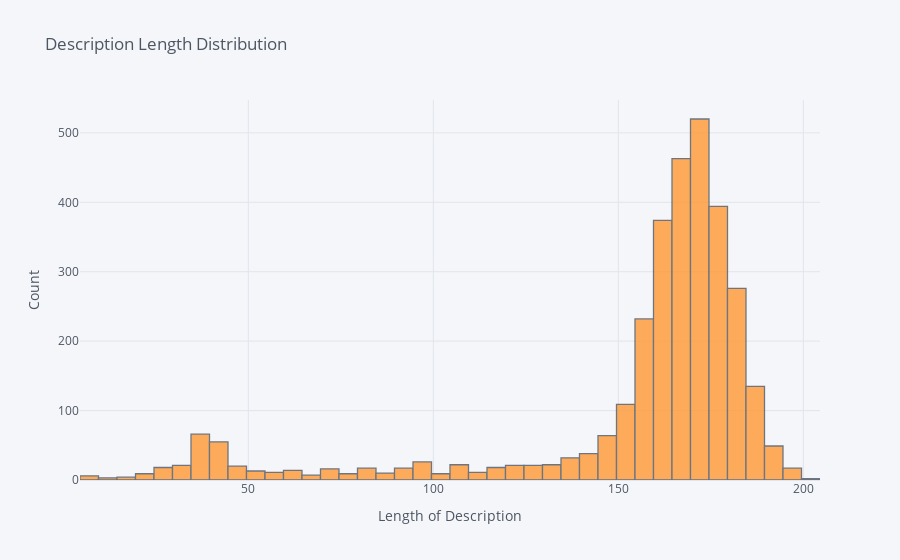
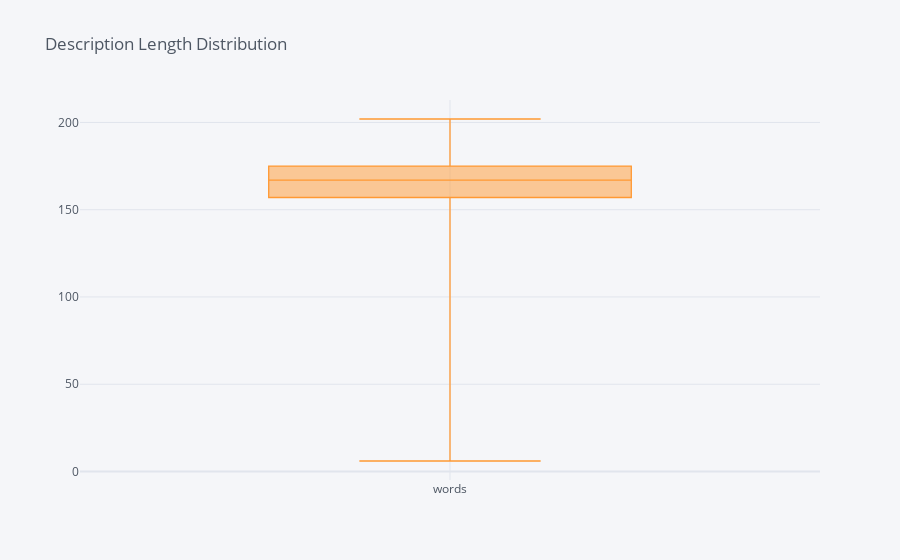
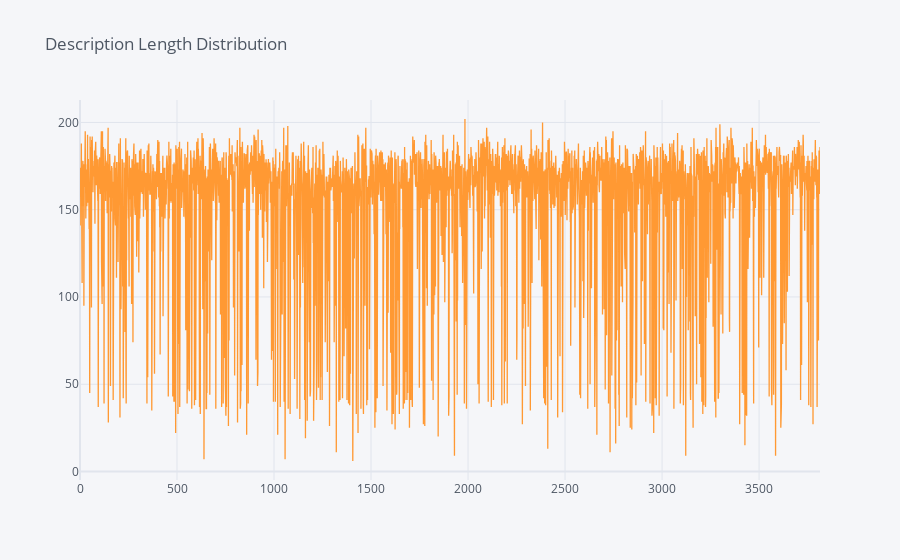

Notebook code for these charts, in order:
### Code cell
######################## Length ###########################
aDF['words'].iplot(xTitle='Length of Description', yTitle='Count', kind='hist', title='Description Length Distribution', size=(20,40))
aDF['words'].iplot(kind='box', title='Description Length Distribution')
aDF['words'].iplot(kind='scatter', title='Description Length Distribution')

### Figure 1 — Plotly figure (JSON) as saved in the notebook; plotly's stock layout.template omitted (floating-point values rounded to 4 significant figures; data arrays with more than 128 entries replaced by an {"elided": "..."} marker saying what was removed)
{"data": [{"histfunc": "count", "histnorm": "", "marker": {"color": "rgba(255, 153, 51, 1.0)", "line": {"color": "#4D5663", "width": 1.3}}, "name": "words", "opacity": 0.8, "orientation": "v", "type": "histogram", "x": {"elided": "3171 int values"}}], "layout": {"barmode": "overlay", "legend": {"bgcolor": "#F5F6F9", "font": {"color": "#4D5663"}}, "paper_bgcolor": "#F5F6F9", "plot_bgcolor": "#F5F6F9", "title": {"font": {"color": "#4D5663"}, "text": "Description Length Distribution"}, "xaxis": {"gridcolor": "#E1E5ED", "showgrid": true, "tickfont": {"color": "#4D5663"}, "title": {"font": {"color": "#4D5663"}, "text": "Length of Description"}, "zerolinecolor": "#E1E5ED"}, "yaxis": {"gridcolor": "#E1E5ED", "showgrid": true, "tickfont": {"color": "#4D5663"}, "title": {"font": {"color": "#4D5663"}, "text": "Count"}, "zerolinecolor": "#E1E5ED"}}}

### Figure 2 — Plotly figure (JSON) as saved in the notebook; plotly's stock layout.template omitted (floating-point values rounded to 4 significant figures; data arrays with more than 128 entries replaced by an {"elided": "..."} marker saying what was removed)
{"data": [{"boxpoints": false, "line": {"width": 1.3}, "marker": {"color": "rgba(255, 153, 51, 1.0)"}, "name": "words", "orientation": "v", "type": "box", "y": {"elided": "3171 int values"}}], "layout": {"legend": {"bgcolor": "#F5F6F9", "font": {"color": "#4D5663"}}, "paper_bgcolor": "#F5F6F9", "plot_bgcolor": "#F5F6F9", "title": {"font": {"color": "#4D5663"}, "text": "Description Length Distribution"}, "xaxis": {"gridcolor": "#E1E5ED", "showgrid": true, "tickfont": {"color": "#4D5663"}, "title": {"font": {"color": "#4D5663"}, "text": ""}, "zerolinecolor": "#E1E5ED"}, "yaxis": {"gridcolor": "#E1E5ED", "showgrid": true, "tickfont": {"color": "#4D5663"}, "title": {"font": {"color": "#4D5663"}, "text": ""}, "zerolinecolor": "#E1E5ED"}}}

### Figure 3 — Plotly figure (JSON) as saved in the notebook; plotly's stock layout.template omitted (floating-point values rounded to 4 significant figures; data arrays with more than 128 entries replaced by an {"elided": "..."} marker saying what was removed)
{"data": [{"line": {"color": "rgba(255, 153, 51, 1.0)", "dash": "solid", "shape": "linear", "width": 1.3}, "mode": "lines", "name": "words", "text": "", "type": "scatter", "x": {"elided": "3171 int values"}, "y": {"elided": "3171 int values"}}], "layout": {"legend": {"bgcolor": "#F5F6F9", "font": {"color": "#4D5663"}}, "paper_bgcolor": "#F5F6F9", "plot_bgcolor": "#F5F6F9", "title": {"font": {"color": "#4D5663"}, "text": "Description Length Distribution"}, "xaxis": {"gridcolor": "#E1E5ED", "showgrid": true, "tickfont": {"color": "#4D5663"}, "title": {"font": {"color": "#4D5663"}, "text": ""}, "zerolinecolor": "#E1E5ED"}, "yaxis": {"gridcolor": "#E1E5ED", "showgrid": true, "tickfont": {"color": "#4D5663"}, "title": {"font": {"color": "#4D5663"}, "text": ""}, "zerolinecolor": "#E1E5ED"}}}
